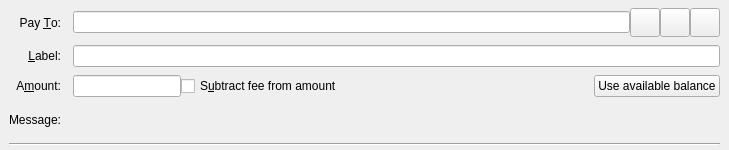
<?xml version="1.0" encoding="UTF-8"?>
<ui version="4.0">
 <class>SendCoinsEntry</class>
 <widget class="QStackedWidget" name="SendCoinsEntry">
  <property name="geometry">
   <rect>
    <x>0</x>
    <y>0</y>
    <width>729</width>
    <height>150</height>
   </rect>
  </property>
  <property name="focusPolicy">
   <enum>Qt::TabFocus</enum>
  </property>
  <property name="autoFillBackground">
   <bool>false</bool>
  </property>
  <widget class="QFrame" name="SendCoins">
   <property name="toolTip">
    <string>This is a normal payment.</string>
   </property>
   <property name="frameShape">
    <enum>QFrame::NoFrame</enum>
   </property>
   <layout class="QGridLayout" name="gridLayout">
    <property name="topMargin">
     <number>8</number>
    </property>
    <property name="bottomMargin">
     <number>4</number>
    </property>
    <property name="horizontalSpacing">
     <number>12</number>
    </property>
    <property name="verticalSpacing">
     <number>8</number>
    </property>
    <item row="0" column="0">
     <widget class="QLabel" name="payToLabel">
      <property name="text">
       <string>Pay &amp;To:</string>
      </property>
      <property name="alignment">
       <set>Qt::AlignRight|Qt::AlignTrailing|Qt::AlignVCenter</set>
      </property>
      <property name="buddy">
       <cstring>payTo</cstring>
      </property>
     </widget>
    </item>
    <item row="0" column="1">
     <layout class="QHBoxLayout" name="payToLayout">
      <property name="spacing">
       <number>0</number>
      </property>
      <item>
       <widget class="QValidatedLineEdit" name="payTo">
        <property name="toolTip">
         <string>The Egodcoin address to send the payment to</string>
        </property>
       </widget>
      </item>
      <item>
       <widget class="QToolButton" name="addressBookButton">
        <property name="toolTip">
         <string>Choose previously used address</string>
        </property>
        <property name="text">
         <string/>
        </property>
        <property name="iconSize">
         <size>
          <width>22</width>
          <height>22</height>
         </size>
        </property>
        <property name="shortcut">
         <string>Alt+A</string>
        </property>
       </widget>
      </item>
      <item>
       <widget class="QToolButton" name="pasteButton">
        <property name="toolTip">
         <string>Paste address from clipboard</string>
        </property>
        <property name="text">
         <string/>
        </property>
        <property name="iconSize">
         <size>
          <width>22</width>
          <height>22</height>
         </size>
        </property>
        <property name="shortcut">
         <string>Alt+P</string>
        </property>
       </widget>
      </item>
      <item>
       <widget class="QToolButton" name="deleteButton">
        <property name="toolTip">
         <string>Remove this entry</string>
        </property>
        <property name="text">
         <string/>
        </property>
        <property name="iconSize">
         <size>
          <width>22</width>
          <height>22</height>
         </size>
        </property>
       </widget>
      </item>
     </layout>
    </item>
    <item row="1" column="0">
     <widget class="QLabel" name="labellLabel">
      <property name="text">
       <string>&amp;Label:</string>
      </property>
      <property name="alignment">
       <set>Qt::AlignRight|Qt::AlignTrailing|Qt::AlignVCenter</set>
      </property>
      <property name="buddy">
       <cstring>addAsLabel</cstring>
      </property>
     </widget>
    </item>
    <item row="1" column="1">
     <widget class="QLineEdit" name="addAsLabel">
      <property name="toolTip">
       <string>Enter a label for this address to add it to the list of used addresses</string>
      </property>
     </widget>
    </item>
    <item row="2" column="0">
     <widget class="QLabel" name="amountLabel">
      <property name="text">
       <string>A&amp;mount:</string>
      </property>
      <property name="alignment">
       <set>Qt::AlignRight|Qt::AlignTrailing|Qt::AlignVCenter</set>
      </property>
      <property name="buddy">
       <cstring>payAmount</cstring>
      </property>
     </widget>
    </item>
    <item row="2" column="1">
     <layout class="QHBoxLayout" name="horizontalLayoutAmount" stretch="0,1,0">
      <item>
       <widget class="BitcoinAmountField" name="payAmount"/>
      </item>
      <item>
       <widget class="QCheckBox" name="checkboxSubtractFeeFromAmount">
        <property name="toolTip">
         <string>The fee will be deducted from the amount being sent. The recipient will receive a lower amount of Egodcoin than you enter in the amount field. If multiple recipients are selected, the fee is split equally.</string>
        </property>
        <property name="text">
         <string>S&amp;ubtract fee from amount</string>
        </property>
       </widget>
      </item>
      <item>
       <widget class="QPushButton" name="useAvailableBalanceButton">
        <property name="text">
         <string>Use available balance</string>
        </property>
       </widget>
      </item>
     </layout>
    </item>
    <item row="3" column="0">
     <widget class="QLabel" name="messageLabel">
      <property name="text">
       <string>Message:</string>
      </property>
      <property name="alignment">
       <set>Qt::AlignRight|Qt::AlignTrailing|Qt::AlignVCenter</set>
      </property>
     </widget>
    </item>
    <item row="3" column="1">
     <widget class="QLabel" name="messageTextLabel">
      <property name="toolTip">
       <string>A message that was attached to the egodcoin: URI which will be stored with the transaction for your reference. Note: This message will not be sent over the Egodcoin network.</string>
      </property>
      <property name="textFormat">
       <enum>Qt::PlainText</enum>
      </property>
     </widget>
    </item>
    <item row="4" column="0" colspan="2">
     <widget class="Line" name="line">
      <property name="orientation">
       <enum>Qt::Horizontal</enum>
      </property>
     </widget>
    </item>
   </layout>
  </widget>
  <widget class="QFrame" name="SendCoins_UnauthenticatedPaymentRequest">
   <property name="palette">
    <palette>
     <active>
      <colorrole role="WindowText">
       <brush brushstyle="SolidPattern">
        <color alpha="255">
         <red>0</red>
         <green>0</green>
         <blue>0</blue>
        </color>
       </brush>
      </colorrole>
      <colorrole role="Button">
       <brush brushstyle="SolidPattern">
        <color alpha="255">
         <red>255</red>
         <green>255</green>
         <blue>127</blue>
        </color>
       </brush>
      </colorrole>
      <colorrole role="Light">
       <brush brushstyle="SolidPattern">
        <color alpha="255">
         <red>255</red>
         <green>255</green>
         <blue>255</blue>
        </color>
       </brush>
      </colorrole>
      <colorrole role="Midlight">
       <brush brushstyle="SolidPattern">
        <color alpha="255">
         <red>255</red>
         <green>255</green>
         <blue>191</blue>
        </color>
       </brush>
      </colorrole>
      <colorrole role="Dark">
       <brush brushstyle="SolidPattern">
        <color alpha="255">
         <red>127</red>
         <green>127</green>
         <blue>63</blue>
        </color>
       </brush>
      </colorrole>
      <colorrole role="Mid">
       <brush brushstyle="SolidPattern">
        <color alpha="255">
         <red>170</red>
         <green>170</green>
         <blue>84</blue>
        </color>
       </brush>
      </colorrole>
      <colorrole role="Text">
       <brush brushstyle="SolidPattern">
        <color alpha="255">
         <red>0</red>
         <green>0</green>
         <blue>0</blue>
        </color>
       </brush>
      </colorrole>
      <colorrole role="BrightText">
       <brush brushstyle="SolidPattern">
        <color alpha="255">
         <red>255</red>
         <green>255</green>
         <blue>255</blue>
        </color>
       </brush>
      </colorrole>
      <colorrole role="ButtonText">
       <brush brushstyle="SolidPattern">
        <color alpha="255">
         <red>0</red>
         <green>0</green>
         <blue>0</blue>
        </color>
       </brush>
      </colorrole>
      <colorrole role="Base">
       <brush brushstyle="SolidPattern">
        <color alpha="255">
         <red>255</red>
         <green>255</green>
         <blue>255</blue>
        </color>
       </brush>
      </colorrole>
      <colorrole role="Window">
       <brush brushstyle="SolidPattern">
        <color alpha="255">
         <red>255</red>
         <green>255</green>
         <blue>127</blue>
        </color>
       </brush>
      </colorrole>
      <colorrole role="Shadow">
       <brush brushstyle="SolidPattern">
        <color alpha="255">
         <red>0</red>
         <green>0</green>
         <blue>0</blue>
        </color>
       </brush>
      </colorrole>
      <colorrole role="AlternateBase">
       <brush brushstyle="SolidPattern">
        <color alpha="255">
         <red>255</red>
         <green>255</green>
         <blue>191</blue>
        </color>
       </brush>
      </colorrole>
      <colorrole role="ToolTipBase">
       <brush brushstyle="SolidPattern">
        <color alpha="255">
         <red>255</red>
         <green>255</green>
         <blue>220</blue>
        </color>
       </brush>
      </colorrole>
      <colorrole role="ToolTipText">
       <brush brushstyle="SolidPattern">
        <color alpha="255">
         <red>0</red>
         <green>0</green>
         <blue>0</blue>
        </color>
       </brush>
      </colorrole>
      <colorrole role="Button">
       <brush brushstyle="NoBrush">
        <color alpha="128">
         <red>0</red>
         <green>0</green>
         <blue>0</blue>
        </color>
       </brush>
      </colorrole>
     </active>
     <inactive>
      <colorrole role="WindowText">
       <brush brushstyle="SolidPattern">
        <color alpha="255">
         <red>0</red>
         <green>0</green>
         <blue>0</blue>
        </color>
       </brush>
      </colorrole>
      <colorrole role="Button">
       <brush brushstyle="SolidPattern">
        <color alpha="255">
         <red>255</red>
         <green>255</green>
         <blue>127</blue>
        </color>
       </brush>
      </colorrole>
      <colorrole role="Light">
       <brush brushstyle="SolidPattern">
        <color alpha="255">
         <red>255</red>
         <green>255</green>
         <blue>255</blue>
        </color>
       </brush>
      </colorrole>
      <colorrole role="Midlight">
       <brush brushstyle="SolidPattern">
        <color alpha="255">
         <red>255</red>
         <green>255</green>
         <blue>191</blue>
        </color>
       </brush>
      </colorrole>
      <colorrole role="Dark">
       <brush brushstyle="SolidPattern">
        <color alpha="255">
         <red>127</red>
         <green>127</green>
         <blue>63</blue>
        </color>
       </brush>
      </colorrole>
      <colorrole role="Mid">
       <brush brushstyle="SolidPattern">
        <color alpha="255">
         <red>170</red>
         <green>170</green>
         <blue>84</blue>
        </color>
       </brush>
      </colorrole>
      <colorrole role="Text">
       <brush brushstyle="SolidPattern">
        <color alpha="255">
         <red>0</red>
         <green>0</green>
         <blue>0</blue>
        </color>
       </brush>
      </colorrole>
      <colorrole role="BrightText">
       <brush brushstyle="SolidPattern">
        <color alpha="255">
         <red>255</red>
         <green>255</green>
         <blue>255</blue>
        </color>
       </brush>
      </colorrole>
      <colorrole role="ButtonText">
       <brush brushstyle="SolidPattern">
        <color alpha="255">
         <red>0</red>
         <green>0</green>
         <blue>0</blue>
        </color>
       </brush>
      </colorrole>
      <colorrole role="Base">
       <brush brushstyle="SolidPattern">
        <color alpha="255">
         <red>255</red>
         <green>255</green>
         <blue>255</blue>
        </color>
       </brush>
      </colorrole>
      <colorrole role="Window">
       <brush brushstyle="SolidPattern">
        <color alpha="255">
         <red>255</red>
         <green>255</green>
         <blue>127</blue>
        </color>
       </brush>
      </colorrole>
      <colorrole role="Shadow">
       <brush brushstyle="SolidPattern">
        <color alpha="255">
         <red>0</red>
         <green>0</green>
         <blue>0</blue>
        </color>
       </brush>
      </colorrole>
      <colorrole role="AlternateBase">
       <brush brushstyle="SolidPattern">
        <color alpha="255">
         <red>255</red>
         <green>255</green>
         <blue>191</blue>
        </color>
       </brush>
      </colorrole>
      <colorrole role="ToolTipBase">
       <brush brushstyle="SolidPattern">
        <color alpha="255">
         <red>255</red>
         <green>255</green>
         <blue>220</blue>
        </color>
       </brush>
      </colorrole>
      <colorrole role="ToolTipText">
       <brush brushstyle="SolidPattern">
        <color alpha="255">
         <red>0</red>
         <green>0</green>
         <blue>0</blue>
        </color>
       </brush>
      </colorrole>
      <colorrole role="Button">
       <brush brushstyle="NoBrush">
        <color alpha="128">
         <red>0</red>
         <green>0</green>
         <blue>0</blue>
        </color>
       </brush>
      </colorrole>
     </inactive>
     <disabled>
      <colorrole role="WindowText">
       <brush brushstyle="SolidPattern">
        <color alpha="255">
         <red>127</red>
         <green>127</green>
         <blue>63</blue>
        </color>
       </brush>
      </colorrole>
      <colorrole role="Button">
       <brush brushstyle="SolidPattern">
        <color alpha="255">
         <red>255</red>
         <green>255</green>
         <blue>127</blue>
        </color>
       </brush>
      </colorrole>
      <colorrole role="Light">
       <brush brushstyle="SolidPattern">
        <color alpha="255">
         <red>255</red>
         <green>255</green>
         <blue>255</blue>
        </color>
       </brush>
      </colorrole>
      <colorrole role="Midlight">
       <brush brushstyle="SolidPattern">
        <color alpha="255">
         <red>255</red>
         <green>255</green>
         <blue>191</blue>
        </color>
       </brush>
      </colorrole>
      <colorrole role="Dark">
       <brush brushstyle="SolidPattern">
        <color alpha="255">
         <red>127</red>
         <green>127</green>
         <blue>63</blue>
        </color>
       </brush>
      </colorrole>
      <colorrole role="Mid">
       <brush brushstyle="SolidPattern">
        <color alpha="255">
         <red>170</red>
         <green>170</green>
         <blue>84</blue>
        </color>
       </brush>
      </colorrole>
      <colorrole role="Text">
       <brush brushstyle="SolidPattern">
        <color alpha="255">
         <red>127</red>
         <green>127</green>
         <blue>63</blue>
        </color>
       </brush>
      </colorrole>
      <colorrole role="BrightText">
       <brush brushstyle="SolidPattern">
        <color alpha="255">
         <red>255</red>
         <green>255</green>
         <blue>255</blue>
        </color>
       </brush>
      </colorrole>
      <colorrole role="ButtonText">
       <brush brushstyle="SolidPattern">
        <color alpha="255">
         <red>127</red>
         <green>127</green>
         <blue>63</blue>
        </color>
       </brush>
      </colorrole>
      <colorrole role="Base">
       <brush brushstyle="SolidPattern">
        <color alpha="255">
         <red>255</red>
         <green>255</green>
         <blue>127</blue>
        </color>
       </brush>
      </colorrole>
      <colorrole role="Window">
       <brush brushstyle="SolidPattern">
        <color alpha="255">
         <red>255</red>
         <green>255</green>
         <blue>127</blue>
        </color>
       </brush>
      </colorrole>
      <colorrole role="Shadow">
       <brush brushstyle="SolidPattern">
        <color alpha="255">
         <red>0</red>
         <green>0</green>
         <blue>0</blue>
        </color>
       </brush>
      </colorrole>
      <colorrole role="AlternateBase">
       <brush brushstyle="SolidPattern">
        <color alpha="255">
         <red>255</red>
         <green>255</green>
         <blue>127</blue>
        </color>
       </brush>
      </colorrole>
      <colorrole role="ToolTipBase">
       <brush brushstyle="SolidPattern">
        <color alpha="255">
         <red>255</red>
         <green>255</green>
         <blue>220</blue>
        </color>
       </brush>
      </colorrole>
      <colorrole role="ToolTipText">
       <brush brushstyle="SolidPattern">
        <color alpha="255">
         <red>0</red>
         <green>0</green>
         <blue>0</blue>
        </color>
       </brush>
      </colorrole>
      <colorrole role="Button">
       <brush brushstyle="NoBrush">
        <color alpha="128">
         <red>0</red>
         <green>0</green>
         <blue>0</blue>
        </color>
       </brush>
      </colorrole>
     </disabled>
    </palette>
   </property>
   <property name="toolTip">
    <string>This is an unauthenticated payment request.</string>
   </property>
   <property name="autoFillBackground">
    <bool>true</bool>
   </property>
   <property name="frameShape">
    <enum>QFrame::NoFrame</enum>
   </property>
   <layout class="QGridLayout" name="gridLayout_is">
    <property name="spacing">
     <number>12</number>
    </property>
    <item row="0" column="0">
     <widget class="QLabel" name="payToLabel_is">
      <property name="text">
       <string>Pay To:</string>
      </property>
      <property name="alignment">
       <set>Qt::AlignRight|Qt::AlignTrailing|Qt::AlignVCenter</set>
      </property>
     </widget>
    </item>
    <item row="0" column="1">
     <layout class="QHBoxLayout" name="payToLayout_is">
      <property name="spacing">
       <number>0</number>
      </property>
      <item>
       <widget class="QLabel" name="payTo_is"/>
      </item>
      <item>
       <widget class="QToolButton" name="deleteButton_is">
        <property name="toolTip">
         <string>Remove this entry</string>
        </property>
        <property name="text">
         <string/>
        </property>
       </widget>
      </item>
     </layout>
    </item>
    <item row="1" column="0">
     <widget class="QLabel" name="memoLabel_is">
      <property name="text">
       <string>Memo:</string>
      </property>
      <property name="alignment">
       <set>Qt::AlignRight|Qt::AlignTrailing|Qt::AlignVCenter</set>
      </property>
     </widget>
    </item>
    <item row="1" column="1">
     <widget class="QLabel" name="memoTextLabel_is">
      <property name="textFormat">
       <enum>Qt::PlainText</enum>
      </property>
     </widget>
    </item>
    <item row="2" column="0">
     <widget class="QLabel" name="amountLabel_is">
      <property name="text">
       <string>A&amp;mount:</string>
      </property>
      <property name="alignment">
       <set>Qt::AlignRight|Qt::AlignTrailing|Qt::AlignVCenter</set>
      </property>
      <property name="buddy">
       <cstring>payAmount_is</cstring>
      </property>
     </widget>
    </item>
    <item row="2" column="1">
     <widget class="BitcoinAmountField" name="payAmount_is">
      <property name="acceptDrops">
       <bool>false</bool>
      </property>
     </widget>
    </item>
   </layout>
  </widget>
  <widget class="QFrame" name="SendCoins_AuthenticatedPaymentRequest">
   <property name="palette">
    <palette>
     <active>
      <colorrole role="WindowText">
       <brush brushstyle="SolidPattern">
        <color alpha="255">
         <red>0</red>
         <green>0</green>
         <blue>0</blue>
        </color>
       </brush>
      </colorrole>
      <colorrole role="Button">
       <brush brushstyle="SolidPattern">
        <color alpha="255">
         <red>140</red>
         <green>232</green>
         <blue>119</blue>
        </color>
       </brush>
      </colorrole>
      <colorrole role="Light">
       <brush brushstyle="SolidPattern">
        <color alpha="255">
         <red>230</red>
         <green>255</green>
         <blue>224</blue>
        </color>
       </brush>
      </colorrole>
      <colorrole role="Midlight">
       <brush brushstyle="SolidPattern">
        <color alpha="255">
         <red>185</red>
         <green>243</green>
         <blue>171</blue>
        </color>
       </brush>
      </colorrole>
      <colorrole role="Dark">
       <brush brushstyle="SolidPattern">
        <color alpha="255">
         <red>70</red>
         <green>116</green>
         <blue>59</blue>
        </color>
       </brush>
      </colorrole>
      <colorrole role="Mid">
       <brush brushstyle="SolidPattern">
        <color alpha="255">
         <red>93</red>
         <green>155</green>
         <blue>79</blue>
        </color>
       </brush>
      </colorrole>
      <colorrole role="Text">
       <brush brushstyle="SolidPattern">
        <color alpha="255">
         <red>0</red>
         <green>0</green>
         <blue>0</blue>
        </color>
       </brush>
      </colorrole>
      <colorrole role="BrightText">
       <brush brushstyle="SolidPattern">
        <color alpha="255">
         <red>155</red>
         <green>255</green>
         <blue>147</blue>
        </color>
       </brush>
      </colorrole>
      <colorrole role="ButtonText">
       <brush brushstyle="SolidPattern">
        <color alpha="255">
         <red>0</red>
         <green>0</green>
         <blue>0</blue>
        </color>
       </brush>
      </colorrole>
      <colorrole role="Base">
       <brush brushstyle="SolidPattern">
        <color alpha="255">
         <red>119</red>
         <green>255</green>
         <blue>233</blue>
        </color>
       </brush>
      </colorrole>
      <colorrole role="Window">
       <brush brushstyle="SolidPattern">
        <color alpha="255">
         <red>140</red>
         <green>232</green>
         <blue>119</blue>
        </color>
       </brush>
      </colorrole>
      <colorrole role="Shadow">
       <brush brushstyle="SolidPattern">
        <color alpha="255">
         <red>0</red>
         <green>0</green>
         <blue>0</blue>
        </color>
       </brush>
      </colorrole>
      <colorrole role="AlternateBase">
       <brush brushstyle="SolidPattern">
        <color alpha="255">
         <red>197</red>
         <green>243</green>
         <blue>187</blue>
        </color>
       </brush>
      </colorrole>
      <colorrole role="NoRole">
       <brush brushstyle="SolidPattern">
        <color alpha="255">
         <red>125</red>
         <green>194</green>
         <blue>122</blue>
        </color>
       </brush>
      </colorrole>
      <colorrole role="ToolTipBase">
       <brush brushstyle="SolidPattern">
        <color alpha="255">
         <red>255</red>
         <green>255</green>
         <blue>220</blue>
        </color>
       </brush>
      </colorrole>
      <colorrole role="ToolTipText">
       <brush brushstyle="SolidPattern">
        <color alpha="255">
         <red>0</red>
         <green>0</green>
         <blue>0</blue>
        </color>
       </brush>
      </colorrole>
      <colorrole role="Button">
       <brush brushstyle="NoBrush">
        <color alpha="128">
         <red>0</red>
         <green>0</green>
         <blue>0</blue>
        </color>
       </brush>
      </colorrole>
     </active>
     <inactive>
      <colorrole role="WindowText">
       <brush brushstyle="SolidPattern">
        <color alpha="255">
         <red>0</red>
         <green>0</green>
         <blue>0</blue>
        </color>
       </brush>
      </colorrole>
      <colorrole role="Button">
       <brush brushstyle="SolidPattern">
        <color alpha="255">
         <red>140</red>
         <green>232</green>
         <blue>119</blue>
        </color>
       </brush>
      </colorrole>
      <colorrole role="Light">
       <brush brushstyle="SolidPattern">
        <color alpha="255">
         <red>230</red>
         <green>255</green>
         <blue>224</blue>
        </color>
       </brush>
      </colorrole>
      <colorrole role="Midlight">
       <brush brushstyle="SolidPattern">
        <color alpha="255">
         <red>185</red>
         <green>243</green>
         <blue>171</blue>
        </color>
       </brush>
      </colorrole>
      <colorrole role="Dark">
       <brush brushstyle="SolidPattern">
        <color alpha="255">
         <red>70</red>
         <green>116</green>
         <blue>59</blue>
        </color>
       </brush>
      </colorrole>
      <colorrole role="Mid">
       <brush brushstyle="SolidPattern">
        <color alpha="255">
         <red>93</red>
         <green>155</green>
         <blue>79</blue>
        </color>
       </brush>
      </colorrole>
      <colorrole role="Text">
       <brush brushstyle="SolidPattern">
        <color alpha="255">
         <red>0</red>
         <green>0</green>
         <blue>0</blue>
        </color>
       </brush>
      </colorrole>
      <colorrole role="BrightText">
       <brush brushstyle="SolidPattern">
        <color alpha="255">
         <red>155</red>
         <green>255</green>
         <blue>147</blue>
        </color>
       </brush>
      </colorrole>
      <colorrole role="ButtonText">
       <brush brushstyle="SolidPattern">
        <color alpha="255">
         <red>0</red>
         <green>0</green>
         <blue>0</blue>
        </color>
       </brush>
      </colorrole>
      <colorrole role="Base">
       <brush brushstyle="SolidPattern">
        <color alpha="255">
         <red>119</red>
         <green>255</green>
         <blue>233</blue>
        </color>
       </brush>
      </colorrole>
      <colorrole role="Window">
       <brush brushstyle="SolidPattern">
        <color alpha="255">
         <red>140</red>
         <green>232</green>
         <blue>119</blue>
        </color>
       </brush>
      </colorrole>
      <colorrole role="Shadow">
       <brush brushstyle="SolidPattern">
        <color alpha="255">
         <red>0</red>
         <green>0</green>
         <blue>0</blue>
        </color>
       </brush>
      </colorrole>
      <colorrole role="AlternateBase">
       <brush brushstyle="SolidPattern">
        <color alpha="255">
         <red>197</red>
         <green>243</green>
         <blue>187</blue>
        </color>
       </brush>
      </colorrole>
      <colorrole role="NoRole">
       <brush brushstyle="SolidPattern">
        <color alpha="255">
         <red>125</red>
         <green>194</green>
         <blue>122</blue>
        </color>
       </brush>
      </colorrole>
      <colorrole role="ToolTipBase">
       <brush brushstyle="SolidPattern">
        <color alpha="255">
         <red>255</red>
         <green>255</green>
         <blue>220</blue>
        </color>
       </brush>
      </colorrole>
      <colorrole role="ToolTipText">
       <brush brushstyle="SolidPattern">
        <color alpha="255">
         <red>0</red>
         <green>0</green>
         <blue>0</blue>
        </color>
       </brush>
      </colorrole>
      <colorrole role="Button">
       <brush brushstyle="NoBrush">
        <color alpha="128">
         <red>0</red>
         <green>0</green>
         <blue>0</blue>
        </color>
       </brush>
      </colorrole>
     </inactive>
     <disabled>
      <colorrole role="WindowText">
       <brush brushstyle="SolidPattern">
        <color alpha="255">
         <red>70</red>
         <green>116</green>
         <blue>59</blue>
        </color>
       </brush>
      </colorrole>
      <colorrole role="Button">
       <brush brushstyle="SolidPattern">
        <color alpha="255">
         <red>140</red>
         <green>232</green>
         <blue>119</blue>
        </color>
       </brush>
      </colorrole>
      <colorrole role="Light">
       <brush brushstyle="SolidPattern">
        <color alpha="255">
         <red>230</red>
         <green>255</green>
         <blue>224</blue>
        </color>
       </brush>
      </colorrole>
      <colorrole role="Midlight">
       <brush brushstyle="SolidPattern">
        <color alpha="255">
         <red>185</red>
         <green>243</green>
         <blue>171</blue>
        </color>
       </brush>
      </colorrole>
      <colorrole role="Dark">
       <brush brushstyle="SolidPattern">
        <color alpha="255">
         <red>70</red>
         <green>116</green>
         <blue>59</blue>
        </color>
       </brush>
      </colorrole>
      <colorrole role="Mid">
       <brush brushstyle="SolidPattern">
        <color alpha="255">
         <red>93</red>
         <green>155</green>
         <blue>79</blue>
        </color>
       </brush>
      </colorrole>
      <colorrole role="Text">
       <brush brushstyle="SolidPattern">
        <color alpha="255">
         <red>70</red>
         <green>116</green>
         <blue>59</blue>
        </color>
       </brush>
      </colorrole>
      <colorrole role="BrightText">
       <brush brushstyle="SolidPattern">
        <color alpha="255">
         <red>155</red>
         <green>255</green>
         <blue>147</blue>
        </color>
       </brush>
      </colorrole>
      <colorrole role="ButtonText">
       <brush brushstyle="SolidPattern">
        <color alpha="255">
         <red>70</red>
         <green>116</green>
         <blue>59</blue>
        </color>
       </brush>
      </colorrole>
      <colorrole role="Base">
       <brush brushstyle="SolidPattern">
        <color alpha="255">
         <red>140</red>
         <green>232</green>
         <blue>119</blue>
        </color>
       </brush>
      </colorrole>
      <colorrole role="Window">
       <brush brushstyle="SolidPattern">
        <color alpha="255">
         <red>140</red>
         <green>232</green>
         <blue>119</blue>
        </color>
       </brush>
      </colorrole>
      <colorrole role="Shadow">
       <brush brushstyle="SolidPattern">
        <color alpha="255">
         <red>0</red>
         <green>0</green>
         <blue>0</blue>
        </color>
       </brush>
      </colorrole>
      <colorrole role="AlternateBase">
       <brush brushstyle="SolidPattern">
        <color alpha="255">
         <red>140</red>
         <green>232</green>
         <blue>119</blue>
        </color>
       </brush>
      </colorrole>
      <colorrole role="NoRole">
       <brush brushstyle="SolidPattern">
        <color alpha="255">
         <red>125</red>
         <green>194</green>
         <blue>122</blue>
        </color>
       </brush>
      </colorrole>
      <colorrole role="ToolTipBase">
       <brush brushstyle="SolidPattern">
        <color alpha="255">
         <red>255</red>
         <green>255</green>
         <blue>220</blue>
        </color>
       </brush>
      </colorrole>
      <colorrole role="ToolTipText">
       <brush brushstyle="SolidPattern">
        <color alpha="255">
         <red>0</red>
         <green>0</green>
         <blue>0</blue>
        </color>
       </brush>
      </colorrole>
      <colorrole role="Button">
       <brush brushstyle="NoBrush">
        <color alpha="128">
         <red>0</red>
         <green>0</green>
         <blue>0</blue>
        </color>
       </brush>
      </colorrole>
     </disabled>
    </palette>
   </property>
   <property name="toolTip">
    <string>This is an authenticated payment request.</string>
   </property>
   <property name="autoFillBackground">
    <bool>true</bool>
   </property>
   <property name="frameShape">
    <enum>QFrame::NoFrame</enum>
   </property>
   <layout class="QGridLayout" name="gridLayout_s">
    <property name="spacing">
     <number>12</number>
    </property>
    <item row="0" column="0">
     <widget class="QLabel" name="payToLabel_s">
      <property name="text">
       <string>Pay To:</string>
      </property>
      <property name="alignment">
       <set>Qt::AlignRight|Qt::AlignTrailing|Qt::AlignVCenter</set>
      </property>
     </widget>
    </item>
    <item row="0" column="1">
     <layout class="QHBoxLayout" name="payToLayout_s">
      <property name="spacing">
       <number>0</number>
      </property>
      <item>
       <widget class="QLabel" name="payTo_s">
        <property name="textFormat">
         <enum>Qt::PlainText</enum>
        </property>
       </widget>
      </item>
      <item>
       <widget class="QToolButton" name="deleteButton_s">
        <property name="toolTip">
         <string>Remove this entry</string>
        </property>
        <property name="text">
         <string/>
        </property>
       </widget>
      </item>
     </layout>
    </item>
    <item row="1" column="0">
     <widget class="QLabel" name="memoLabel_s">
      <property name="text">
       <string>Memo:</string>
      </property>
      <property name="alignment">
       <set>Qt::AlignRight|Qt::AlignTrailing|Qt::AlignVCenter</set>
      </property>
     </widget>
    </item>
    <item row="1" column="1">
     <widget class="QLabel" name="memoTextLabel_s">
      <property name="textFormat">
       <enum>Qt::PlainText</enum>
      </property>
     </widget>
    </item>
    <item row="2" column="0">
     <widget class="QLabel" name="amountLabel_s">
      <property name="text">
       <string>A&amp;mount:</string>
      </property>
      <property name="alignment">
       <set>Qt::AlignRight|Qt::AlignTrailing|Qt::AlignVCenter</set>
      </property>
      <property name="buddy">
       <cstring>payAmount_s</cstring>
      </property>
     </widget>
    </item>
    <item row="2" column="1">
     <widget class="BitcoinAmountField" name="payAmount_s">
      <property name="acceptDrops">
       <bool>false</bool>
      </property>
     </widget>
    </item>
   </layout>
  </widget>
 </widget>
 <customwidgets>
  <customwidget>
   <class>QValidatedLineEdit</class>
   <extends>QLineEdit</extends>
   <header>qvalidatedlineedit.h</header>
  </customwidget>
  <customwidget>
   <class>BitcoinAmountField</class>
   <extends>QLineEdit</extends>
   <header>bitcoinamountfield.h</header>
  </customwidget>
 </customwidgets>
 <tabstops>
  <tabstop>payTo</tabstop>
  <tabstop>addressBookButton</tabstop>
  <tabstop>pasteButton</tabstop>
  <tabstop>deleteButton</tabstop>
  <tabstop>addAsLabel</tabstop>
  <tabstop>payAmount</tabstop>
  <tabstop>payAmount_is</tabstop>
  <tabstop>deleteButton_is</tabstop>
  <tabstop>payAmount_s</tabstop>
  <tabstop>deleteButton_s</tabstop>
 </tabstops>
 <resources>
  <include location="../egodcoin.qrc"/>
 </resources>
 <connections/>
</ui>
